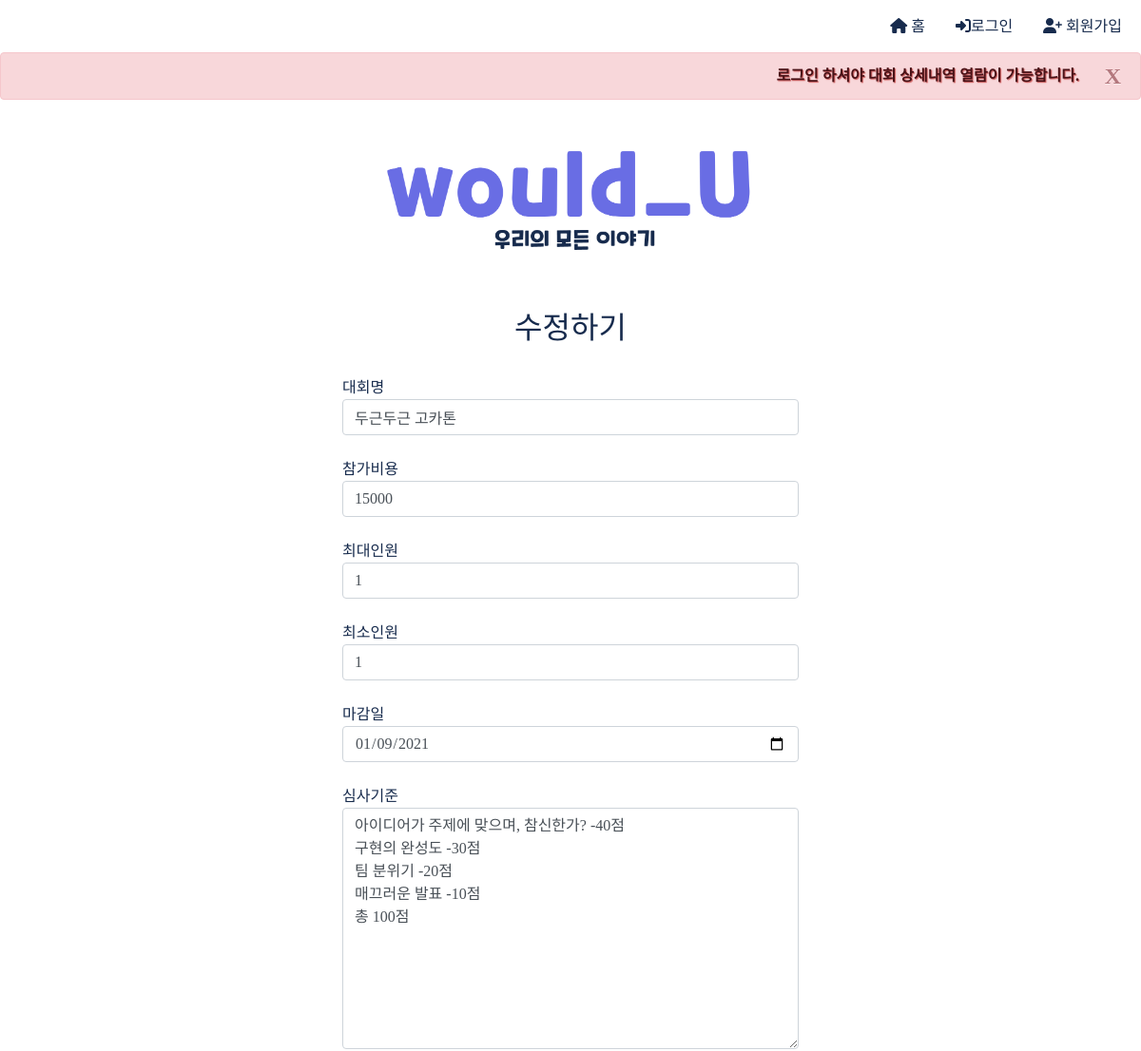
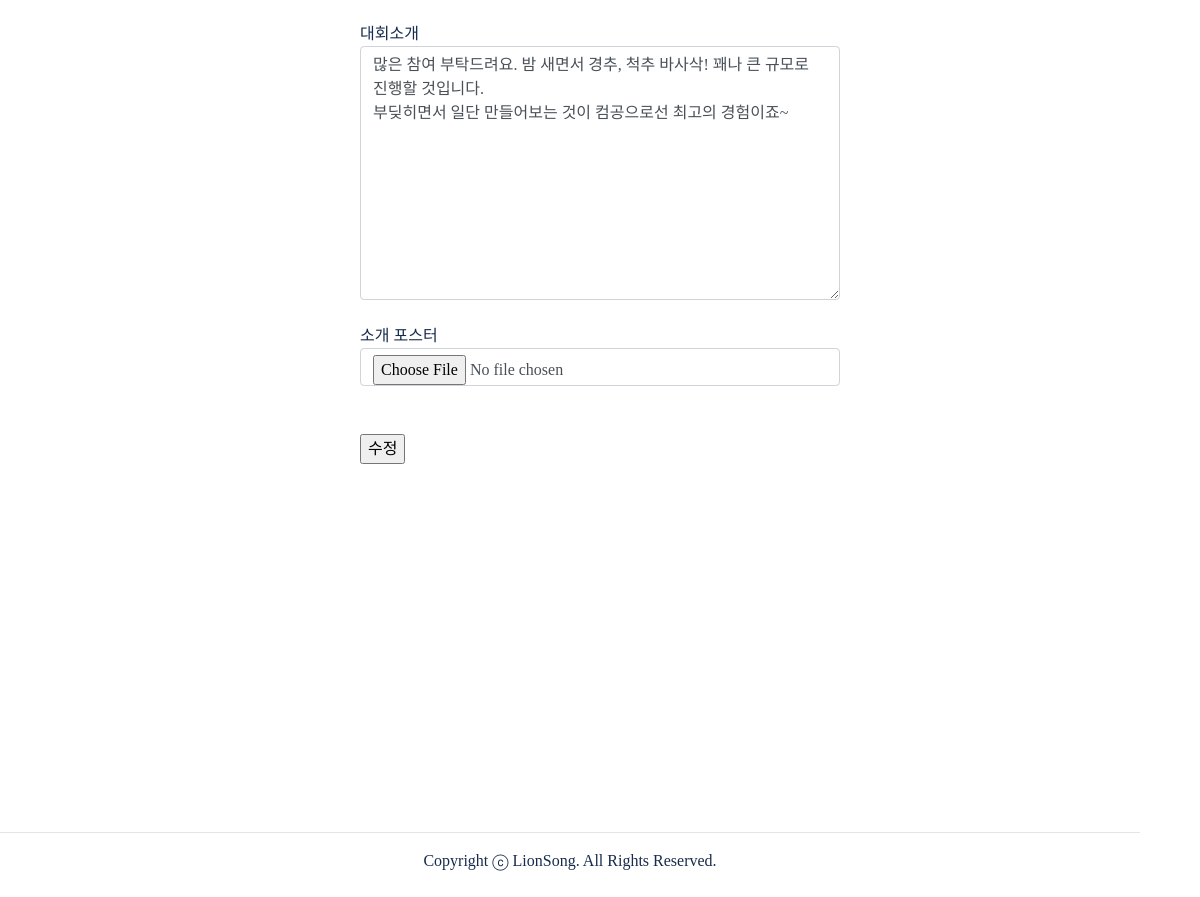
Screenshot of /blogupdate/17 with the database file from the repository (2 pictures, top to bottom).
### crud/models.py (models this page shows, shortened)
class Post(models.Model):
    username = models.ForeignKey(User, related_name='blogs', on_delete=models.CASCADE, null=True)
    title = models.CharField(max_length=200)
    charge = models.CharField(max_length=200, default = '')
    max = models.CharField(max_length=200, default = '')
    min = models.IntegerField(default = '')
    date = models.DateField(default=timezone.now)
    criteria = models.TextField(default = '')
    content = models.TextField(default = '')
    created_at = models.DateTimeField(auto_now_add = True) # 만든 날짜, 시각 자동 저장
    updated_at = models.DateTimeField(auto_now = True) # 수정 날짜, 시각 자동 저장
    join_user_set = models.ManyToManyField(User, related_name='join_user_set', through='Join')
    like_user_set = models.ManyToManyField(User, related_name='like_user_set', through='Like')
    like_counting = models.IntegerField(default=0)
    join_counting = models.IntegerField(default=0)
    view_counting = models.IntegerField(default=0)
    image = models.ImageField(upload_to="images/",blank=True,null=True)

### crud/views.py (the view)
# urls.py: path('blogupdate/<int:post_id>',crud.views.blogupdate, name='blogupdate'),
def blogupdate(request, post_id):
    post = get_object_or_404(Post, pk=post_id)
    if request.method == 'POST':
        form = PostForm(request.POST, instance=post)
        if form.is_valid():
            post = form.save(commit=False)
            post.save()
            return redirect('joinList')
    else:
        form  = PostForm(instance=post)
        return render(request, 'crud/edit.html',{'form':form})

### crud/templates/crud/edit.html (shortened to what this page needs)
{% extends 'nav.html' %}
{% block content %}
<br>
<h2 style="text-align: center;">수정하기</h2>
<br>
<form id="forms" method='POST' enctype="multipart/form-data">
    <table style="margin-left: auto; margin-right: auto; ">
        대회명 {{form.title}}<br>
        참가비용 {{form.charge}}<br>
        최대인원 {{form.max}}<br>
        최소인원 {{form.min}}<br>
        마감일 {{form.date}}<br>
        심사기준 {{form.criteria}}<br>
        대회소개 {{form.content}}<br>
        소개 포스터 {{form.image}}<br>
    </table>
    <br>
    <div text-align="center">
    <input type="submit" value="수정">
    </div>
</form>
{% endblock %}

### crudproject/templates/nav.html (style rules this page uses)
body { font-family:"paybooc-Medium"; color:#172b4d; }

### crud/templates/crud/edit.html (style rules this page uses)
#forms { margin-left:30%; margin-right:30%; }

### rows the page displays
Post: title "두근두근 고카톤", charge "15000", max "1", min "1", date "01/09/2021", criteria "아이디어가 주제에 맞으며, 참신한가? -40점 구현의 완성도 -30점 팀 분위기 -20점 매끄러운 발표 -10점 총 100점", content "많은 참여 부탁드려요. 밤 새면서 경추, 척추 바사삭! 꽤나 큰 규모로 진행할 것입니다. 부딪히면서 일단 만들어보는 것이 컴공으로선 최고의 경험이죠~"
